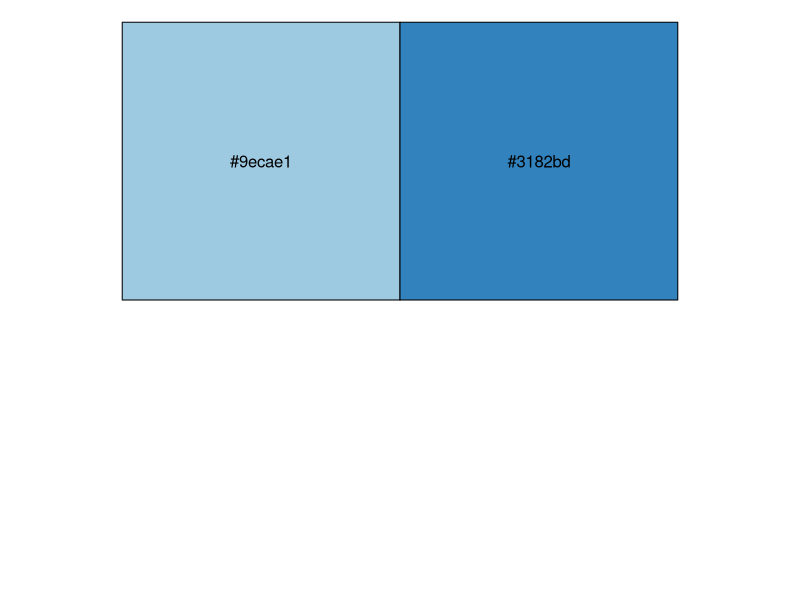
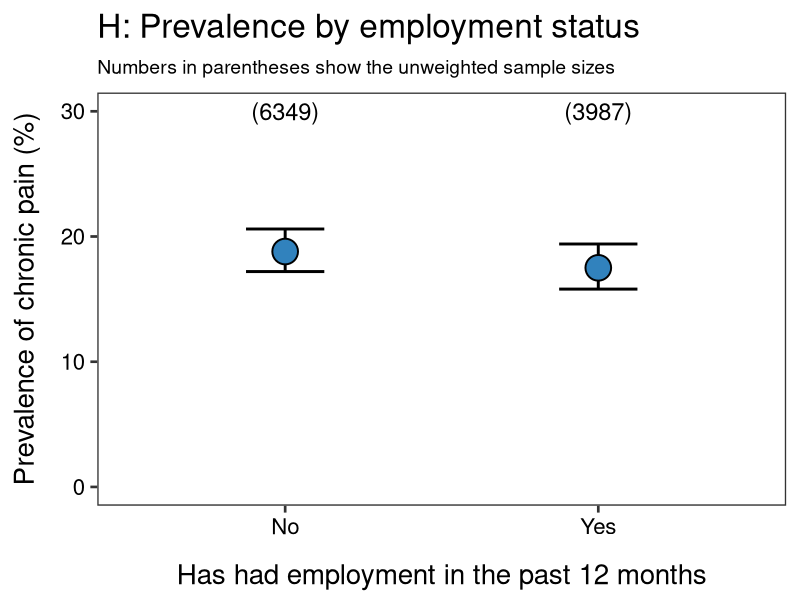

These charts were generated, in order, by the following R code:
############################################################
#                                                          #
#                    Employment status                     #
#                                                          #
############################################################

# Load packages
library(tidyverse)
library(magrittr)

# Palettes
pal_za <- c('#9ecae1', '#3182bd')
scales::show_col(pal_za)

# Load data
data <- read_csv('data/employment.csv')

# Glimpse
glimpse(data)

# Plot
pp <- ggplot(data = data) +
    aes(x = employment,
        y = estimate_chronic,
        ymin = ci.low_chronic,
        ymax = ci.high_chronic) +
    geom_errorbar(size = 1,
                  width = 0.25,
                  colour = '#000000') +
    geom_point(size = 8,
               shape = 21,
               stroke = 1,
               fill = pal_za[[2]],
               colour = '#000000') +
    geom_text(aes(y = 30,
                  label = paste0('(', unweighted_n, ')')),
              size = 6) +
    labs(title = 'H: Prevalence by employment status',
         subtitle = 'Numbers in parentheses show the unweighted sample sizes',
         x = 'Has had employment in the past 12 months',
         y = 'Prevalence of chronic pain (%)') +
    scale_y_continuous(limits = c(0, 30)) +
    theme_bw(base_size = 20) +
    theme(panel.grid = element_blank(),
          plot.subtitle = element_text(size = 14),
          axis.title.y = element_text(margin = margin(r = 1,
                                                      unit = 'lines')),
          axis.title.x = element_text(margin = margin(t = 1,
                                                      unit = 'lines')),
          axis.text.y = element_text(colour = '#000000'),
          axis.text.x = element_text(colour = '#000000'))

# Save
ggsave(filename = 'figures/supplement-1-H-employment.png',
       plot = pp,
       height = 8,
       width = 8)
